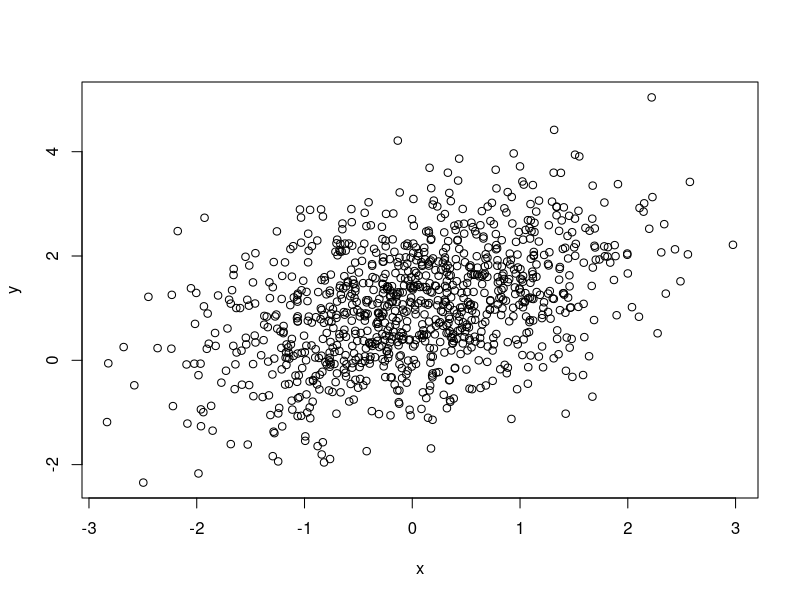
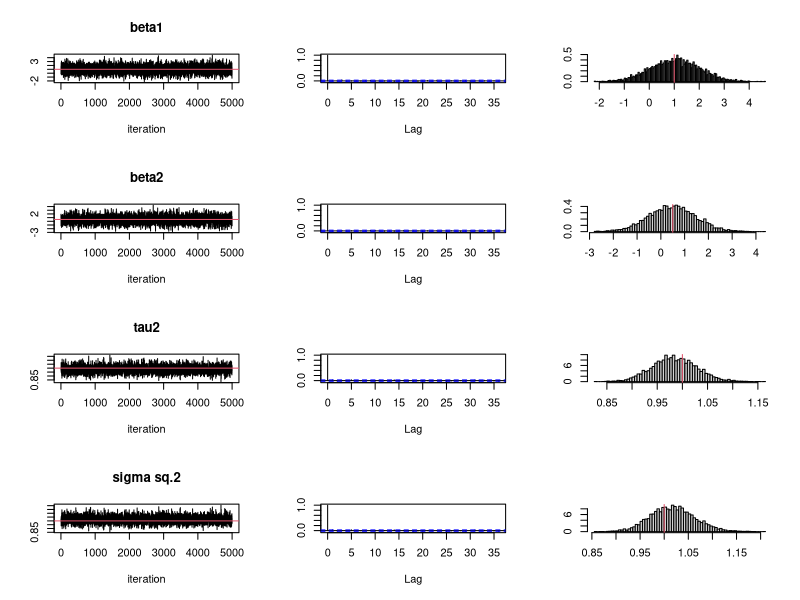

Here is the R script that generated these plots, in order:
#  Linear regression code without using a package
#
rm(list=ls())

# DGP
set.seed(13579)
n      = 1000
beta   = c(1,0.5)
k = length(beta)
x      = cbind(1,rnorm(n))
s = 1.0
y     = x%*%beta + sqrt(s)*rnorm(n)
error = y-x%*%beta

# pdf(file="dgp-linreg.pdf",width=10,height=8)
plot(x[,2],y,xlab="x",ylab="y")
# dev.off()


# prior
b0        = rep(0,k)
V0        = diag(100,k)
iV0       = solve(V0)
iV0b0     = iV0%*%b0
b0iV0b0   = t(b0)%*%iV0b0
d0 = 0.01333
nu0 = 5


# Initial values
ols   = lm(y~x-1)
b     = ols$coef
e     = y-x%*%b
s2ols = t(e)%*%e / (n-k)
s2 = s2ols
nu = nu0 + n

# MCMC 
sd    = 0.1
burn  = 1000
M     = 5000
niter = burn+M
bs    = matrix(0,niter,k)
taus    = rep(0,niter)

for (iter in 1:niter){
    print(iter)

# updating formulas, see Greenberg (2013), p.48 
    iV1 = iV0+t(x)%*%x
    V1 = solve(iV1)
    b1 = V1%*%(iV0b0+t(x)%*%y)
    b  = b1 + t(chol(as.numeric(s2)*V1))%*%rnorm(k)  + rnorm(k)
    d1 = d0 + t(y)%*%y + b0iV0b0 - t(b1)%*%iV1%*%b1
    tau = rgamma(1,shape = nu/2,rate = d1/2)
    s2 = 1/tau
    bs[iter,]   = t(b)
    taus[iter]   = tau
}
bs = bs[seq(burn+1,niter),]
taus = taus[seq(burn+1,niter)]


# pdf(file="hetero-error2.pdf",width=10,height=8)

# regression coefficients
par(mfrow=c(2*k,3))
for (i in 1:k){
  ts.plot(bs[,i],ylab="",xlab="iteration",main=paste("beta",i,sep=""))
  abline(h=beta[i],col=2)
  acf(bs[,i],ylab="",main="")
  hist(bs[,i],prob=T,breaks=100,xlab="",ylab="",main="")
  abline(v=beta[i],col=2)
}

# precision
  ts.plot(taus,ylab="",xlab="iteration",main=paste("tau",i,sep=""))
  abline(h=1/(s^2),col=2)
  acf(taus,ylab="",main="")
  hist(taus,prob=T,breaks=100,xlab="",ylab="",main="")
  abline(v=1/(s^2),col=2)

# variance
  s2s = 1/taus
  ts.plot(s2s,ylab="",xlab="iteration",main=paste("sigma sq.",i,sep=""))
  abline(h=s^2,col=2)
  acf(s2s,ylab="",main="")
  hist(s2s,prob=T,breaks=100,xlab="",ylab="",main="")
  abline(v=s^2,col=2)

# dev.off()

# means and SDs
mean(bs[,1]); sd(bs[,1])
mean(bs[,2]); sd(bs[,2])
mean(s2s); sd(s2s)



